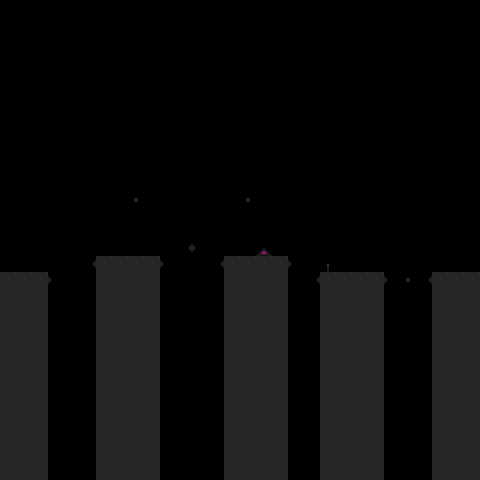

Tiled map render using the project's own tile images. Description and the whole map definition, tile-layer contents included, below:
An orthogonal 30x30 tile map with 16x16 px tiles, 2 tile layers (walls, obsidian_obstacles).

<map version="1.10" tiledversion="1.10.2" orientation="orthogonal" renderorder="right-down" width="30" height="30" tilewidth="16" tileheight="16" infinite="0" nextlayerid="3" nextobjectid="1">
 <editorsettings>
  <export target="obsidian_8.tmj" format="json" />
 </editorsettings>
 <tileset firstgid="1" source="../obsidian.tsx" />
 <layer id="1" name="walls" width="30" height="30">
  <data encoding="csv">
0,0,0,0,0,0,0,0,0,0,0,0,0,0,0,0,0,0,0,0,0,0,0,0,0,0,0,0,0,0,
0,0,0,0,0,0,0,0,0,0,0,0,0,0,0,0,0,0,0,0,0,0,0,0,0,0,0,0,0,0,
0,0,0,0,0,0,0,0,0,0,0,0,0,0,0,0,0,0,0,0,0,0,0,0,0,0,0,0,0,0,
0,0,0,0,0,0,0,0,0,0,0,0,0,0,0,0,0,0,0,0,0,0,0,0,0,0,0,0,0,0,
0,0,0,0,0,0,0,0,0,0,0,0,0,0,0,0,0,0,0,0,0,0,0,0,0,0,0,0,0,0,
0,0,0,0,0,0,0,0,0,0,0,0,0,0,0,0,0,0,0,0,0,0,0,0,0,0,0,0,0,0,
0,0,0,0,0,0,0,0,0,0,0,0,0,0,0,0,0,0,0,0,0,0,0,0,0,0,0,0,0,0,
0,0,0,0,0,0,0,0,0,0,0,0,0,0,0,0,0,0,0,0,0,0,0,0,0,0,0,0,0,0,
0,0,0,0,0,0,0,0,0,0,0,0,0,0,0,0,0,0,0,0,0,0,0,0,0,0,0,0,0,0,
0,0,0,0,0,0,0,0,0,0,0,0,0,0,0,0,0,0,0,0,0,0,0,0,0,0,0,0,0,0,
0,0,0,0,0,0,0,0,0,0,0,0,0,0,0,0,0,0,0,0,0,0,0,0,0,0,0,0,0,0,
0,0,0,0,0,0,0,0,0,0,0,0,0,0,0,0,0,0,0,0,0,0,0,0,0,0,0,0,0,0,
0,0,0,0,0,0,0,0,0,0,0,0,0,0,0,0,0,0,0,0,0,0,0,0,0,0,0,0,0,0,
0,0,0,0,0,0,0,0,0,0,0,0,0,0,0,0,0,0,0,0,0,0,0,0,0,0,0,0,0,0,
0,0,0,0,0,0,0,0,0,0,0,0,0,0,0,0,0,0,0,0,0,0,0,0,0,0,0,0,0,0,
0,0,0,0,0,0,0,0,0,0,0,0,0,0,0,0,2,0,0,0,0,0,0,0,0,0,0,0,0,0,
0,0,0,0,0,0,1,1,1,1,0,0,0,0,1,1,1,1,0,0,0,0,0,0,0,0,0,0,0,0,
1,1,1,0,0,0,9,9,9,9,0,0,0,0,9,9,9,9,0,0,1,1,1,1,0,0,0,1,1,1,
9,9,9,0,0,0,9,9,9,9,0,0,0,0,9,9,9,9,0,0,9,9,9,9,0,0,0,9,9,9,
9,9,9,0,0,0,9,9,9,9,0,0,0,0,9,9,9,9,0,0,9,9,9,9,0,0,0,9,9,9,
9,9,9,0,0,0,9,9,9,9,0,0,0,0,9,9,9,9,0,0,9,9,9,9,0,0,0,9,9,9,
9,9,9,0,0,0,9,9,9,9,0,0,0,0,9,9,9,9,0,0,9,9,9,9,0,0,0,9,9,9,
9,9,9,0,0,0,9,9,9,9,0,0,0,0,9,9,9,9,0,0,9,9,9,9,0,0,0,9,9,9,
9,9,9,0,0,0,9,9,9,9,0,0,0,0,9,9,9,9,0,0,9,9,9,9,0,0,0,9,9,9,
9,9,9,0,0,0,9,9,9,9,0,0,0,0,9,9,9,9,0,0,9,9,9,9,0,0,0,9,9,9,
9,9,9,0,0,0,9,9,9,9,0,0,0,0,9,9,9,9,0,0,9,9,9,9,0,0,0,9,9,9,
9,9,9,0,0,0,9,9,9,9,0,0,0,0,9,9,9,9,0,0,9,9,9,9,0,0,0,9,9,9,
9,9,9,0,0,0,9,9,9,9,0,0,0,0,9,9,9,9,0,0,9,9,9,9,0,0,0,9,9,9,
9,9,9,0,0,0,9,9,9,9,0,0,0,0,9,9,9,9,0,0,9,9,9,9,0,0,0,9,9,9,
9,9,9,0,0,0,9,9,9,9,0,0,0,0,9,9,9,9,0,0,9,9,9,9,0,0,0,9,9,9
</data>
 </layer>
 <layer id="2" name="obsidian_obstacles" width="30" height="30">
  <data encoding="csv">
0,0,0,0,0,0,0,0,0,0,0,0,0,0,0,0,0,0,0,0,0,0,0,0,0,0,0,0,0,0,
0,0,0,0,0,0,0,0,0,0,0,0,0,0,0,0,0,0,0,0,0,0,0,0,0,0,0,0,0,0,
0,0,0,0,0,0,0,0,0,0,0,0,0,0,0,0,0,0,0,0,0,0,0,0,0,0,0,0,0,0,
0,0,0,0,0,0,0,0,0,0,0,0,0,0,0,0,0,0,0,0,0,0,0,0,0,0,0,0,0,0,
0,0,0,0,0,0,0,0,0,0,0,0,0,0,0,0,0,0,0,0,0,0,0,0,0,0,0,0,0,0,
0,0,0,0,0,0,0,0,0,0,0,0,0,0,0,0,0,0,0,0,0,0,0,0,0,0,0,0,0,0,
0,0,0,0,0,0,0,0,0,0,0,0,0,0,0,0,0,0,0,0,0,0,0,0,0,0,0,0,0,0,
0,0,0,0,0,0,0,0,0,0,0,0,0,0,0,0,0,0,0,0,0,0,0,0,0,0,0,0,0,0,
0,0,0,0,0,0,0,0,0,0,0,0,0,0,0,0,0,0,0,0,0,0,0,0,0,0,0,0,0,0,
0,0,0,0,0,0,0,0,0,0,0,0,0,0,0,0,0,0,0,0,0,0,0,0,0,0,0,0,0,0,
0,0,0,0,0,0,0,0,0,0,0,0,0,0,0,0,0,0,0,0,0,0,0,0,0,0,0,0,0,0,
0,0,0,0,0,0,0,0,0,0,0,0,0,0,0,0,0,0,0,0,0,0,0,0,0,0,0,0,0,0,
0,0,0,0,0,0,0,0,11,0,0,0,0,0,0,11,0,0,0,0,0,0,0,0,0,0,0,0,0,0,
0,0,0,0,0,0,0,0,0,0,0,0,0,0,0,0,0,0,0,0,0,0,0,0,0,0,0,0,0,0,
0,0,0,0,0,0,0,0,0,0,0,0,0,0,0,0,0,0,0,0,0,0,0,0,0,0,0,0,0,0,
0,0,0,0,0,0,0,0,0,0,0,22,23,0,0,0,0,0,0,0,0,0,0,0,0,0,0,0,0,0,
0,0,0,0,0,22,0,0,0,0,23,0,0,22,0,0,0,0,23,0,49,0,0,0,0,0,0,0,0,0,
0,0,0,23,0,0,0,0,0,0,0,0,0,0,0,0,0,0,0,22,0,0,0,0,23,11,22,0,0,0,
0,0,0,0,0,0,0,0,0,0,0,0,0,0,0,0,0,0,0,0,0,0,0,0,0,0,0,0,0,0,
0,0,0,0,0,0,0,0,0,0,0,0,0,0,0,0,0,0,0,0,0,0,0,0,0,0,0,0,0,0,
0,0,0,0,0,0,0,0,0,0,0,0,0,0,0,0,0,0,0,0,0,0,0,0,0,0,0,0,0,0,
0,0,0,0,0,0,0,0,0,0,0,0,0,0,0,0,0,0,0,0,0,0,0,0,0,0,0,0,0,0,
0,0,0,0,0,0,0,0,0,0,0,0,0,0,0,0,0,0,0,0,0,0,0,0,0,0,0,0,0,0,
0,0,0,0,0,0,0,0,0,0,0,0,0,0,0,0,0,0,0,0,0,0,0,0,0,0,0,0,0,0,
0,0,0,0,0,0,0,0,0,0,0,0,0,0,0,0,0,0,0,0,0,0,0,0,0,0,0,0,0,0,
0,0,0,0,0,0,0,0,0,0,0,0,0,0,0,0,0,0,0,0,0,0,0,0,0,0,0,0,0,0,
0,0,0,0,0,0,0,0,0,0,0,0,0,0,0,0,0,0,0,0,0,0,0,0,0,0,0,0,0,0,
0,0,0,0,0,0,0,0,0,0,0,0,0,0,0,0,0,0,0,0,0,0,0,0,0,0,0,0,0,0,
0,0,0,0,0,0,0,0,0,0,0,0,0,0,0,0,0,0,0,0,0,0,0,0,0,0,0,0,0,0,
0,0,0,0,0,0,0,0,0,0,0,0,0,0,0,0,0,0,0,0,0,0,0,0,0,0,0,0,0,0
</data>
 </layer>
</map>
